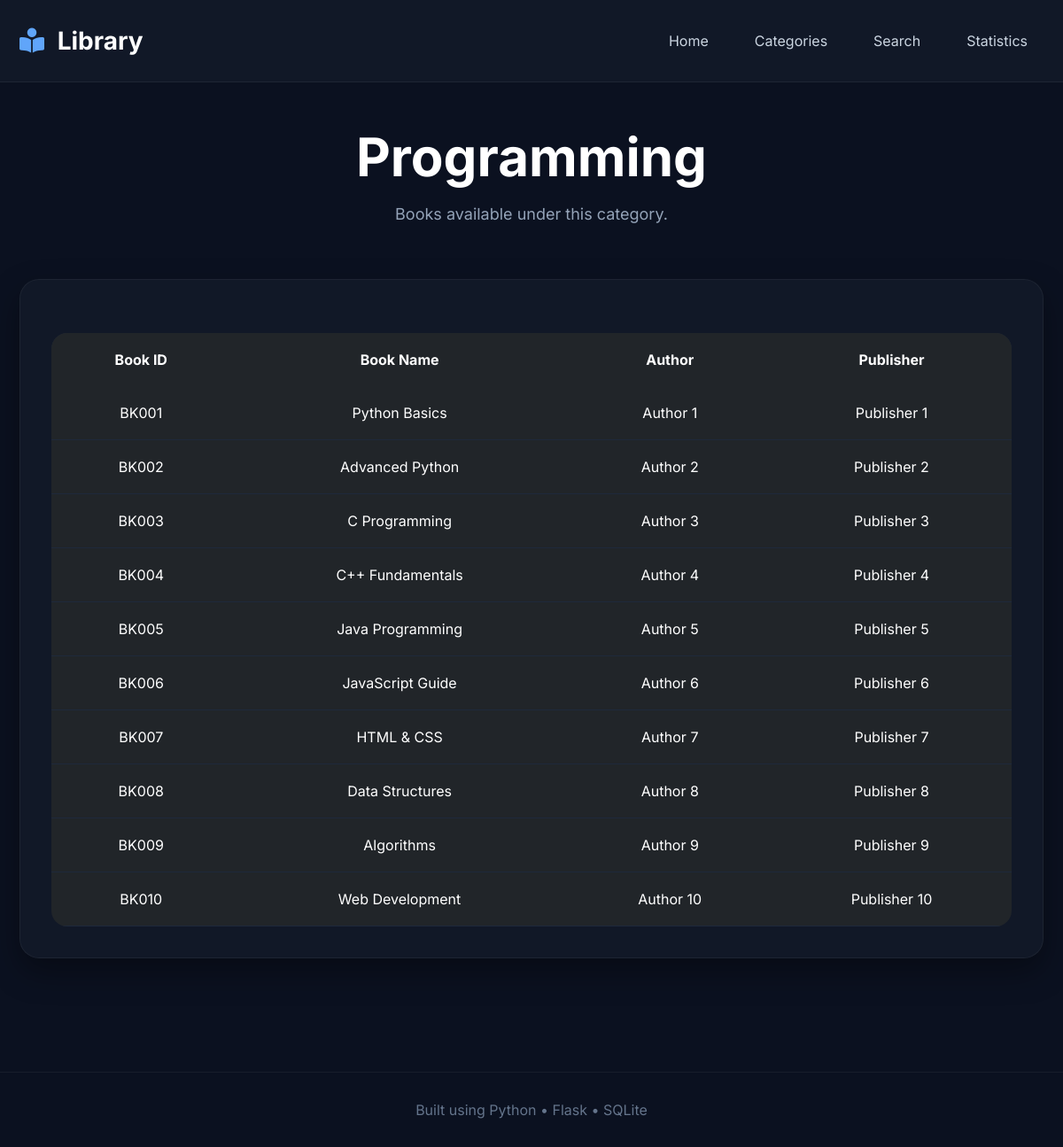
Page /books/Programming on the committed database.
### models.py (models this page shows, shortened)
class Book(db.Model):
    __tablename__ = "books"
    id = db.Column(db.Integer, primary_key=True)
    book_id = db.Column(db.String(20), unique=True, nullable=False)
    book_name = db.Column(db.String(200), nullable=False)
    author = db.Column(db.String(100), nullable=False)
    publisher = db.Column(db.String(100), nullable=False)
    category = db.Column(db.String(100), nullable=False)

### app.py (the view)
@app.route("/books/<category>")
def books(category):
    books = Book.query.filter_by(category=category).all()
    return render_template(
        "books.html",
        books=books,
        category=category
    )

### templates/books.html
{% extends "base.html" %}
{% block content %}
<div class="hero">
<h1>{{ category }}</h1>
<p>
Books available under this category.
</p>
</div>
<div class="dashboard-card">
<table class="table table-dark align-middle mb-0">
<thead>
<tr>
<th>Book ID</th>
<th>Book Name</th>
<th>Author</th>
<th>Publisher</th>
</tr>
</thead>
<tbody>
{% for book in books %}
<tr>
<td>{{ book.book_id }}</td>
<td>{{ book.book_name }}</td>
<td>{{ book.author }}</td>
<td>{{ book.publisher }}</td>
</tr>
{% endfor %}
</tbody>
</table>
</div>
{% endblock %}

### templates/base.html (shortened to what this page needs)
<!DOCTYPE html>
<html lang="en">
<head>
<link href="https://cdn.jsdelivr.net/npm/bootstrap@5.3.3/dist/css/bootstrap.min.css" rel="stylesheet">
<link href="https://cdnjs.cloudflare.com/ajax/libs/font-awesome/6.5.2/css/all.min.css" rel="stylesheet">
<link rel="stylesheet" href="{{ url_for('static', filename='css/style.css') }}">
</head>
<body>
<nav class="navbar navbar-expand-lg">
<div class="container">
<a class="navbar-brand" href="/">
<i class="fa-solid fa-book-open-reader"></i>
Library
</a>
<div class="nav-links">
<a href="/">Home</a>
<a href="/categories">Categories</a>
<a href="/search">Search</a>
<a href="/stats">Statistics</a>
</div>
</div>
</nav>
<div class="container py-5">
{% block content %}
{% endblock %}
</div>
<footer>
Built using Python • Flask • SQLite
</footer>
</body>
</html>

### static/css/style.css (style rules this page uses)
* { margin:0; padding:0; box-sizing:border-box; }
body { background:#0B1120; font-family:'Inter',sans-serif; color:#F8FAFC; }
.container { max-width:1180px; }
.navbar { background:#111827; padding:20px 0; border-bottom:1px solid rgba(255,255,255,.06); }
.navbar-brand { font-size:28px; font-weight:700; color:white!important; }
.navbar-brand i { color:#60A5FA; margin-right:8px; }
.nav-links { display:flex; gap:16px; }
.nav-links a { text-decoration:none; color:#CBD5E1; padding:10px 18px; border-radius:10px; transition:.3s; }
.hero { text-align:center; margin-bottom:60px; }
.hero h1 { font-size:60px; font-weight:700; color:white; margin-bottom:15px; }
.hero p { font-size:18px; color:#94A3B8; }
.dashboard-card { background:#111827; border:1px solid rgba(255,255,255,.05); backdrop-filter:blur(18px); padding:35px; border-radius:22px; text-align:center; transition:.35s; box-shadow:0 15px 35px rgba(0,0,0,.35); }
.table { margin-top:25px; border-radius:18px; overflow:hidden; }
.table thead { background:#1F2937; }
.table th { color:white; border:none; padding:18px; }
.table td { padding:18px; border-color:#1E293B; vertical-align:middle; }
footer { margin-top:80px; padding:30px; text-align:center; color:#64748B; border-top:1px solid rgba(255,255,255,.05); }

### rows in the picture
Book: book_id "BK001", book_name "Python Basics", author "Author 1", publisher "Publisher 1"
Book: book_id "BK002", book_name "Advanced Python", author "Author 2", publisher "Publisher 2"
Book: book_id "BK003", book_name "C Programming", author "Author 3", publisher "Publisher 3"
Book: book_id "BK004", book_name "C++ Fundamentals", author "Author 4", publisher "Publisher 4"
Book: book_id "BK005", book_name "Java Programming", author "Author 5", publisher "Publisher 5"
Book: book_id "BK006", book_name "JavaScript Guide", author "Author 6", publisher "Publisher 6"
Book: book_id "BK007", book_name "HTML & CSS", author "Author 7", publisher "Publisher 7"
Book: book_id "BK008", book_name "Data Structures", author "Author 8", publisher "Publisher 8"
Book: book_id "BK009", book_name "Algorithms", author "Author 9", publisher "Publisher 9"
Book: book_id "BK010", book_name "Web Development", author "Author 10", publisher "Publisher 10"

### other values in the picture
{{ category }} "Programming"
